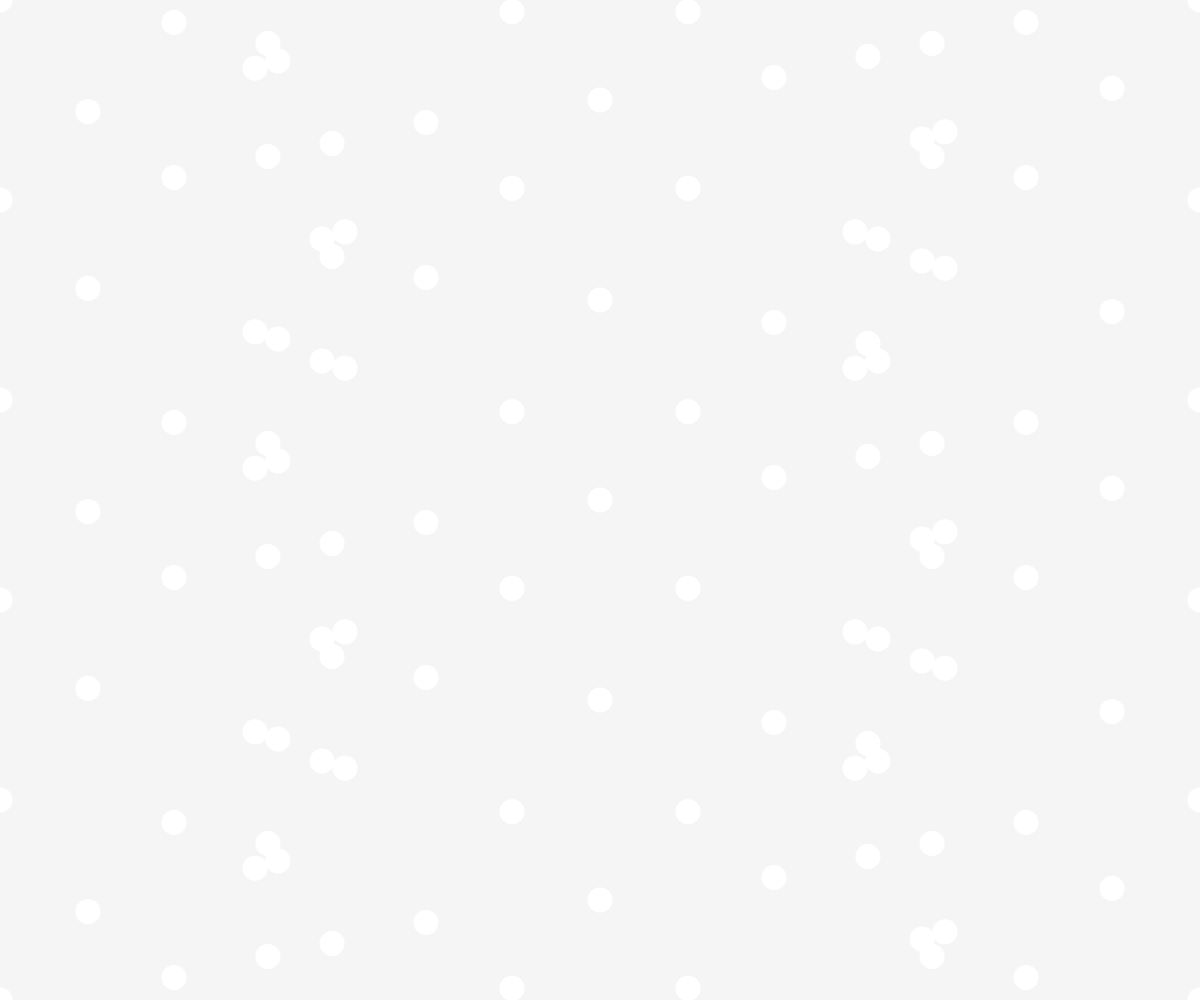
Frame 1 (no input)
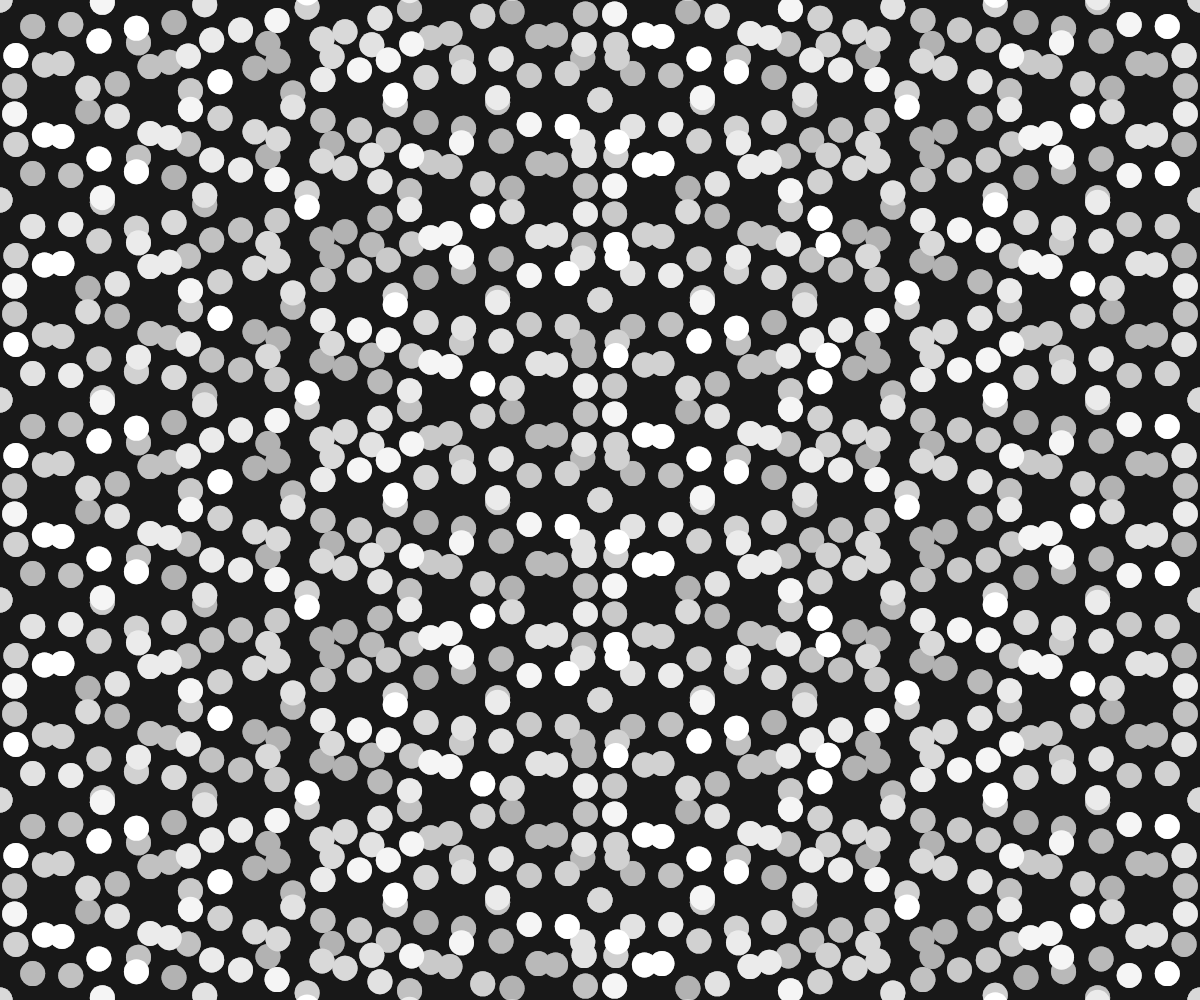
Frame 60 (no input)
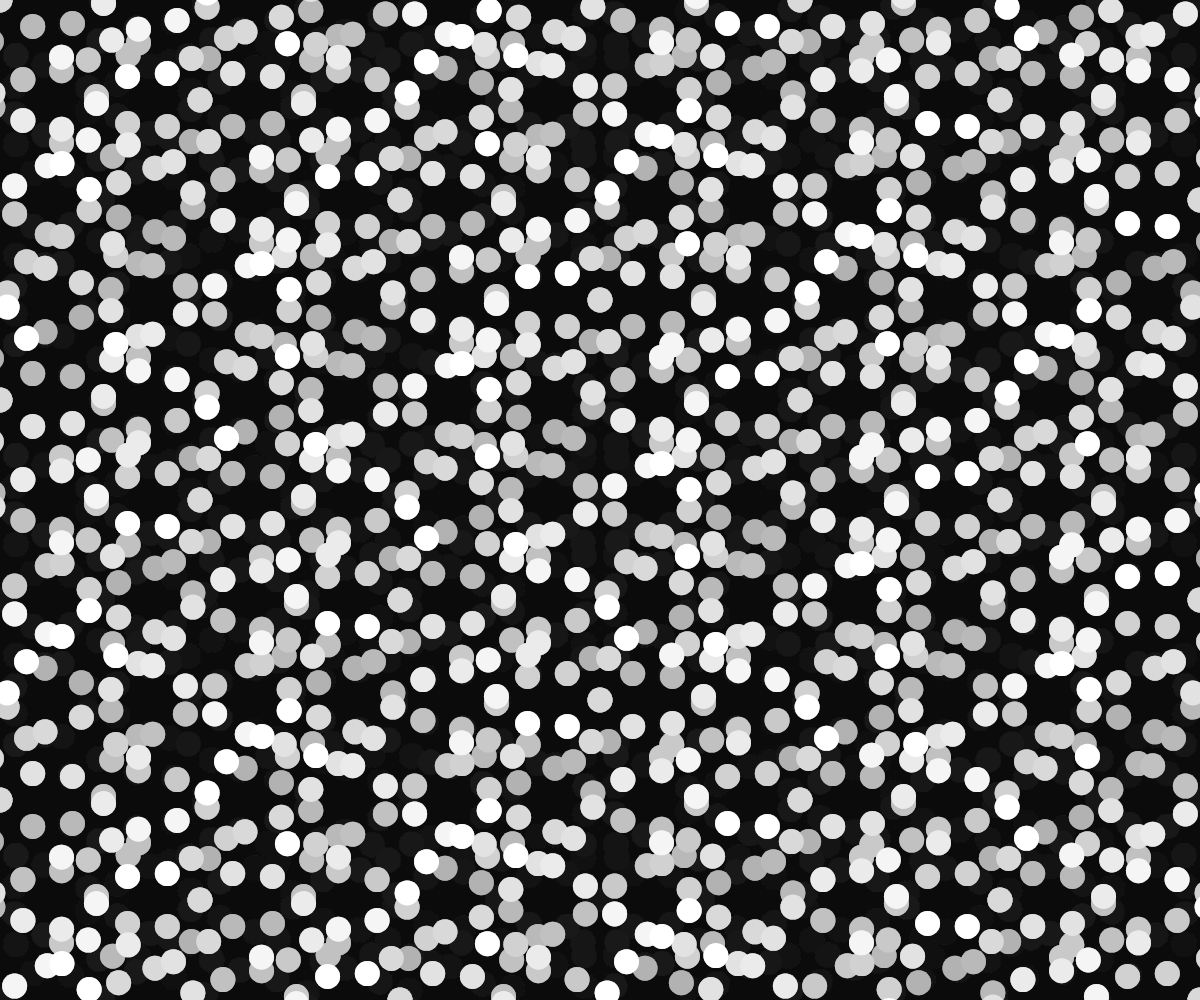
Frame 120 (the mouse pressed at the canvas centre since frame 60)

The p5.js sketch that drew these frames (run headless with seeded random() and noise() and a simulated clock; from frame 60 on, the mouse is pressed at the canvas centre):

// p5.js sketch
// ── sketch.js

let t = 0; 

function setup() {
  createCanvas(windowWidth, windowHeight);
  noStroke();
  fill("lightred");
}

function draw() {
  background(10, 10); 
  
  for (let x = 0; x <= width; x = x + 100) {
    for (let y = 0; y <= height; y = y + 100) {
      
      const xAngle = map(mouseX, 0, width, 5 * PI, 10 * PI, true);
      const yAngle = map(mouseY, 0, height, 5 * PI, 10 * PI, true);
      
      const angle = xAngle * (x / width) + yAngle * (y / height);

      const aX = x + 45 * tan(2 * PI * t + angle);
      const bY = y + 45 * sin(2 * PI * t + angle);

      ellipse(aX, bY, 25); 
    }
  }

  t = t + 0.1; 
}
